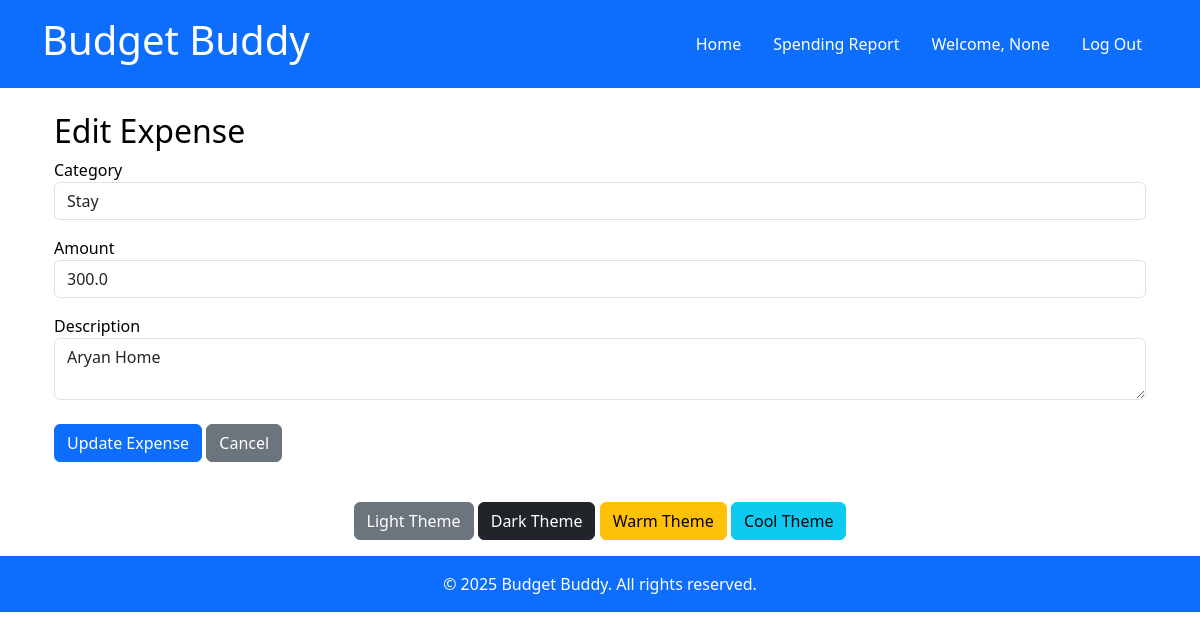
/edit/6 (signed in), run on the app's committed database.
### models.py (models this page shows)
class Expense(db.Model):
    id = db.Column(db.Integer, primary_key=True)
    date = db.Column(db.DateTime, default=datetime.utcnow)
    category = db.Column(db.String(50), nullable=False)
    amount = db.Column(db.Float, nullable=False)
    description = db.Column(db.String(255), nullable=True)

### blueprints/expenses.py (the view, shortened to what this page needs)
@expenses_bp.route('/edit/<int:id>', methods=['GET', 'POST'])
@login_required
def edit_expense(id):
    expense = Expense.query.get_or_404(id)
    return render_template('edit_expense.html', expense=expense)

### templates/edit_expense.html
{% extends 'base.html' %}
{% block content %}
<div class="container mt-4">
    <h2>Edit Expense</h2>
    <form action="{{ url_for('expenses.edit_expense', id=expense.id) }}" method="post">
        <div class="form-group">
            <label for="category">Category</label>
            <input type="text" id="category" name="category" class="form-control" value="{{ expense.category }}" required>
        </div>
        <div class="form-group mt-3">
            <label for="amount">Amount</label>
            <input type="number" id="amount" name="amount" class="form-control" value="{{ expense.amount }}" step="0.01" required>
        </div>
        <div class="form-group mt-3">
            <label for="description">Description</label>
            <textarea id="description" name="description" class="form-control">{{ expense.description }}</textarea>
        </div>
        <div class="form-group mt-4">
            <button type="submit" class="btn btn-primary">Update Expense</button>
            <a href="{{ url_for('expenses.index') }}" class="btn btn-secondary">Cancel</a>
        </div>
    </form>
</div>
{% endblock %}

### static/css/themes.css (style rules this page uses)
:root { --primary-color: #007bff; --secondary-color: #6c757d; --background-color: #ffffff; --text-color: #000000; --button-bg: #007bff; --button-hover-bg: #0056b3; --card-bg: #f8f9fa; --card-shadow: rgba(0, 0, 0, 0.1); }
body, .hero, .features, .card, table, th, td { color: var(--text-color); background-color: var(--background-color); }
button { background-color: var(--button-bg); color: #fff; }

### data on the page
Expense: category "Stay", amount "300.0", description "Aryan Home"

### other printed values
{{ session.get('username') }} "None"
